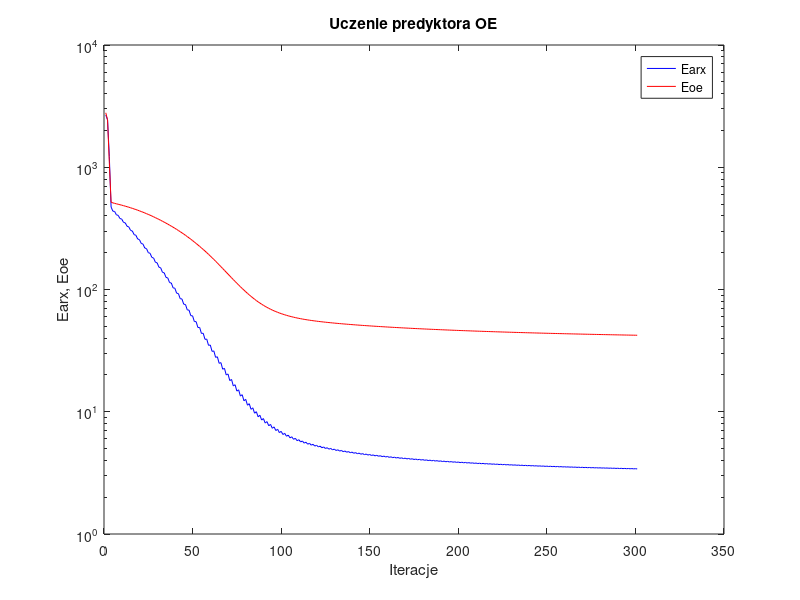
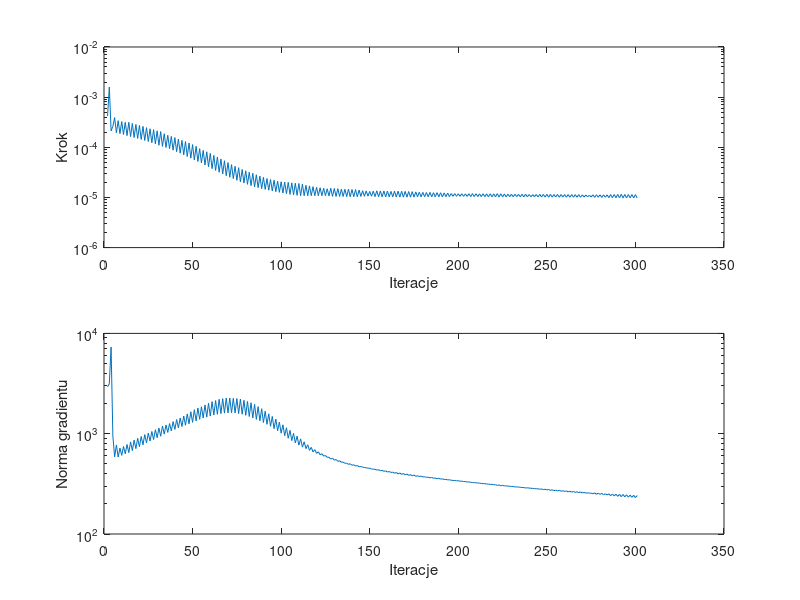

These charts were generated, in order, by the following MATLAB code:
%uczenie predyktora oe
clear all;
n=0; farx(n+1)=2.678801e+003; foe(n+1)=2.789803e+003; wspucz(n+1)=0.000000e+000; ng(n+1)=0.000000e+000;
n=1; farx(n+1)=2.444566e+003; foe(n+1)=2.440848e+003; krok(n+1)=4.187132e-004; ng(n+1)=2.935316e+003;
n=2; farx(n+1)=1.223289e+003; foe(n+1)=1.095232e+003; krok(n+1)=1.592864e-003; ng(n+1)=3.148078e+003;
n=3; farx(n+1)=4.731206e+002; foe(n+1)=5.184151e+002; krok(n+1)=2.125074e-004; ng(n+1)=7.311129e+003;
n=4; farx(n+1)=4.371772e+002; foe(n+1)=5.110453e+002; krok(n+1)=2.615174e-004; ng(n+1)=9.479804e+002;
n=5; farx(n+1)=4.348586e+002; foe(n+1)=5.066746e+002; krok(n+1)=3.910575e-004; ng(n+1)=5.874881e+002;
n=6; farx(n+1)=4.078631e+002; foe(n+1)=5.022706e+002; krok(n+1)=1.942746e-004; ng(n+1)=7.726471e+002;
n=7; farx(n+1)=4.044746e+002; foe(n+1)=4.981548e+002; krok(n+1)=3.395966e-004; ng(n+1)=5.852294e+002;
n=8; farx(n+1)=3.804528e+002; foe(n+1)=4.938156e+002; krok(n+1)=1.869282e-004; ng(n+1)=7.193151e+002;
n=9; farx(n+1)=3.770885e+002; foe(n+1)=4.895386e+002; krok(n+1)=3.255217e-004; ng(n+1)=6.085569e+002;
n=10; farx(n+1)=3.541873e+002; foe(n+1)=4.850395e+002; krok(n+1)=1.803354e-004; ng(n+1)=7.451362e+002;
n=11; farx(n+1)=3.507747e+002; foe(n+1)=4.805686e+002; krok(n+1)=3.151866e-004; ng(n+1)=6.315113e+002;
n=12; farx(n+1)=3.290884e+002; foe(n+1)=4.758571e+002; krok(n+1)=1.711903e-004; ng(n+1)=7.802520e+002;
n=13; farx(n+1)=3.252838e+002; foe(n+1)=4.710855e+002; krok(n+1)=3.149159e-004; ng(n+1)=6.475662e+002;
n=14; farx(n+1)=3.043865e+002; foe(n+1)=4.660820e+002; krok(n+1)=1.635393e-004; ng(n+1)=8.286556e+002;
n=15; farx(n+1)=3.008936e+002; foe(n+1)=4.611325e+002; krok(n+1)=2.986037e-004; ng(n+1)=6.780469e+002;
n=16; farx(n+1)=2.810624e+002; foe(n+1)=4.559246e+002; krok(n+1)=1.569397e-004; ng(n+1)=8.626491e+002;
n=17; farx(n+1)=2.777782e+002; foe(n+1)=4.507659e+002; krok(n+1)=2.852628e-004; ng(n+1)=7.094406e+002;
n=18; farx(n+1)=2.589690e+002; foe(n+1)=4.453478e+002; krok(n+1)=1.502858e-004; ng(n+1)=8.994537e+002;
n=19; farx(n+1)=2.559392e+002; foe(n+1)=4.399926e+002; krok(n+1)=2.720383e-004; ng(n+1)=7.420054e+002;
n=20; farx(n+1)=2.381577e+002; foe(n+1)=4.343703e+002; krok(n+1)=1.433605e-004; ng(n+1)=9.378681e+002;
n=21; farx(n+1)=2.353377e+002; foe(n+1)=4.288129e+002; krok(n+1)=2.608382e-004; ng(n+1)=7.741919e+002;
n=22; farx(n+1)=2.185025e+002; foe(n+1)=4.229825e+002; krok(n+1)=1.366331e-004; ng(n+1)=9.793266e+002;
n=23; farx(n+1)=2.159853e+002; foe(n+1)=4.172681e+002; krok(n+1)=2.461531e-004; ng(n+1)=8.095383e+002;
n=24; farx(n+1)=2.001716e+002; foe(n+1)=4.112991e+002; krok(n+1)=1.304575e-004; ng(n+1)=1.012480e+003;
n=25; farx(n+1)=1.979281e+002; foe(n+1)=4.054402e+002; krok(n+1)=2.337468e-004; ng(n+1)=8.446808e+002;
n=26; farx(n+1)=1.831347e+002; foe(n+1)=3.993215e+002; krok(n+1)=1.231773e-004; ng(n+1)=1.051789e+003;
n=27; farx(n+1)=1.809720e+002; foe(n+1)=3.932609e+002; krok(n+1)=2.247399e-004; ng(n+1)=8.741176e+002;
n=28; farx(n+1)=1.670780e+002; foe(n+1)=3.870099e+002; krok(n+1)=1.169035e-004; ng(n+1)=1.095283e+003;
n=29; farx(n+1)=1.652090e+002; foe(n+1)=3.808580e+002; krok(n+1)=2.125792e-004; ng(n+1)=9.114119e+002;
n=30; farx(n+1)=1.522520e+002; foe(n+1)=3.744906e+002; krok(n+1)=1.098766e-004; ng(n+1)=1.139314e+003;
n=31; farx(n+1)=1.504824e+002; foe(n+1)=3.681730e+002; krok(n+1)=2.057254e-004; ng(n+1)=9.431291e+002;
n=32; farx(n+1)=1.382036e+002; foe(n+1)=3.616490e+002; krok(n+1)=1.042068e-004; ng(n+1)=1.194060e+003;
n=33; farx(n+1)=1.368843e+002; foe(n+1)=3.553877e+002; krok(n+1)=1.864752e-004; ng(n+1)=9.902579e+002;
n=34; farx(n+1)=1.255506e+002; foe(n+1)=3.489157e+002; krok(n+1)=9.921626e-005; ng(n+1)=1.222350e+003;
n=35; farx(n+1)=1.244362e+002; foe(n+1)=3.426087e+002; krok(n+1)=1.736749e-004; ng(n+1)=1.028783e+003;
n=36; farx(n+1)=1.139445e+002; foe(n+1)=3.361482e+002; krok(n+1)=9.374630e-005; ng(n+1)=1.262808e+003;
n=37; farx(n+1)=1.129970e+002; foe(n+1)=3.297855e+002; krok(n+1)=1.647729e-004; ng(n+1)=1.065703e+003;
n=38; farx(n+1)=1.032058e+002; foe(n+1)=3.232532e+002; krok(n+1)=8.763108e-005; ng(n+1)=1.321022e+003;
n=39; farx(n+1)=1.024105e+002; foe(n+1)=3.168412e+002; krok(n+1)=1.562643e-004; ng(n+1)=1.102763e+003;
n=40; farx(n+1)=9.327681e+001; foe(n+1)=3.102409e+002; krok(n+1)=8.170121e-005; ng(n+1)=1.383140e+003;
n=41; farx(n+1)=9.262199e+001; foe(n+1)=3.037944e+002; krok(n+1)=1.461989e-004; ng(n+1)=1.140916e+003;
n=42; farx(n+1)=8.416639e+001; foe(n+1)=2.972010e+002; krok(n+1)=7.639254e-005; ng(n+1)=1.435902e+003;
n=43; farx(n+1)=8.365362e+001; foe(n+1)=2.907318e+002; krok(n+1)=1.376014e-004; ng(n+1)=1.179784e+003;
n=44; farx(n+1)=7.582062e+001; foe(n+1)=2.841036e+002; krok(n+1)=7.066590e-005; ng(n+1)=1.501964e+003;
n=45; farx(n+1)=7.538004e+001; foe(n+1)=2.775672e+002; krok(n+1)=1.300680e-004; ng(n+1)=1.214656e+003;
n=46; farx(n+1)=6.812310e+001; foe(n+1)=2.709262e+002; krok(n+1)=6.549403e-005; ng(n+1)=1.574837e+003;
n=47; farx(n+1)=6.780665e+001; foe(n+1)=2.643846e+002; krok(n+1)=1.218919e-004; ng(n+1)=1.254285e+003;
n=48; farx(n+1)=6.107761e+001; foe(n+1)=2.577323e+002; krok(n+1)=6.060680e-005; ng(n+1)=1.654909e+003;
n=49; farx(n+1)=6.089438e+001; foe(n+1)=2.512247e+002; krok(n+1)=1.131625e-004; ng(n+1)=1.298163e+003;
n=50; farx(n+1)=5.468808e+001; foe(n+1)=2.445987e+002; krok(n+1)=5.595815e-005; ng(n+1)=1.733192e+003;
n=51; farx(n+1)=5.459991e+001; foe(n+1)=2.381195e+002; krok(n+1)=1.046783e-004; ng(n+1)=1.339857e+003;
n=52; farx(n+1)=4.887149e+001; foe(n+1)=2.315732e+002; krok(n+1)=5.210339e-005; ng(n+1)=1.805131e+003;
n=53; farx(n+1)=4.893122e+001; foe(n+1)=2.252469e+002; krok(n+1)=9.374630e-005; ng(n+1)=1.390148e+003;
n=54; farx(n+1)=4.371886e+001; foe(n+1)=2.188901e+002; krok(n+1)=4.864980e-005; ng(n+1)=1.855031e+003;
n=55; farx(n+1)=4.388827e+001; foe(n+1)=2.126847e+002; krok(n+1)=8.669030e-005; ng(n+1)=1.435300e+003;
n=56; farx(n+1)=3.911635e+001; foe(n+1)=2.063959e+002; krok(n+1)=4.439098e-005; ng(n+1)=1.935874e+003;
n=57; farx(n+1)=3.929482e+001; foe(n+1)=2.002185e+002; krok(n+1)=8.136607e-005; ng(n+1)=1.464141e+003;
n=58; farx(n+1)=3.493359e+001; foe(n+1)=1.940522e+002; krok(n+1)=4.073759e-005; ng(n+1)=2.012304e+003;
n=59; farx(n+1)=3.515963e+001; foe(n+1)=1.880010e+002; krok(n+1)=7.547877e-005; ng(n+1)=1.498405e+003;
n=60; farx(n+1)=3.117232e+001; foe(n+1)=1.819898e+002; krok(n+1)=3.751011e-005; ng(n+1)=2.086752e+003;
n=61; farx(n+1)=3.145791e+001; foe(n+1)=1.761505e+002; krok(n+1)=6.888194e-005; ng(n+1)=1.535911e+003;
n=62; farx(n+1)=2.785444e+001; foe(n+1)=1.703717e+002; krok(n+1)=3.452947e-005; ng(n+1)=2.140771e+003;
n=63; farx(n+1)=2.816821e+001; foe(n+1)=1.647271e+002; krok(n+1)=6.409618e-005; ng(n+1)=1.561696e+003;
n=64; farx(n+1)=2.488914e+001; foe(n+1)=1.591593e+002; krok(n+1)=3.175337e-005; ng(n+1)=2.204016e+003;
n=65; farx(n+1)=2.523427e+001; foe(n+1)=1.537880e+002; krok(n+1)=5.856871e-005; ng(n+1)=1.585495e+003;
n=66; farx(n+1)=2.228595e+001; foe(n+1)=1.485235e+002; krok(n+1)=2.936505e-005; ng(n+1)=2.235901e+003;
n=67; farx(n+1)=2.264937e+001; foe(n+1)=1.434419e+002; krok(n+1)=5.400102e-005; ng(n+1)=1.602990e+003;
n=68; farx(n+1)=1.999602e+001; foe(n+1)=1.384831e+002; krok(n+1)=2.714975e-005; ng(n+1)=2.264014e+003;
n=69; farx(n+1)=2.036849e+001; foe(n+1)=1.337228e+002; krok(n+1)=4.963293e-005; ng(n+1)=1.612474e+003;
n=70; farx(n+1)=1.798616e+001; foe(n+1)=1.291110e+002; krok(n+1)=2.531441e-005; ng(n+1)=2.270612e+003;
n=71; farx(n+1)=1.837159e+001; foe(n+1)=1.247263e+002; krok(n+1)=4.508384e-005; ng(n+1)=1.618977e+003;
n=72; farx(n+1)=1.625097e+001; foe(n+1)=1.204973e+002; krok(n+1)=2.369246e-005; ng(n+1)=2.251194e+003;
n=73; farx(n+1)=1.664033e+001; foe(n+1)=1.164721e+002; krok(n+1)=4.184295e-005; ng(n+1)=1.611635e+003;
n=74; farx(n+1)=1.474655e+001; foe(n+1)=1.125804e+002; krok(n+1)=2.198334e-005; ng(n+1)=2.241572e+003;
n=75; farx(n+1)=1.511908e+001; foe(n+1)=1.088878e+002; krok(n+1)=3.923630e-005; ng(n+1)=1.587481e+003;
n=76; farx(n+1)=1.342661e+001; foe(n+1)=1.053440e+002; krok(n+1)=2.058283e-005; ng(n+1)=2.214536e+003;
n=77; farx(n+1)=1.378782e+001; foe(n+1)=1.020206e+002; krok(n+1)=3.609728e-005; ng(n+1)=1.564603e+003;
n=78; farx(n+1)=1.229818e+001; foe(n+1)=9.885364e+001; krok(n+1)=1.934393e-005; ng(n+1)=2.153288e+003;
n=79; farx(n+1)=1.263538e+001; foe(n+1)=9.585418e+001; krok(n+1)=3.400119e-005; ng(n+1)=1.524579e+003;
n=80; farx(n+1)=1.131226e+001; foe(n+1)=9.302469e+001; krok(n+1)=1.825798e-005; ng(n+1)=2.096908e+003;
n=81; farx(n+1)=1.163726e+001; foe(n+1)=9.036559e+001; krok(n+1)=3.185663e-005; ng(n+1)=1.483874e+003;
n=82; farx(n+1)=1.046700e+001; foe(n+1)=8.785127e+001; krok(n+1)=1.718695e-005; ng(n+1)=2.033993e+003;
n=83; farx(n+1)=1.076930e+001; foe(n+1)=8.548997e+001; krok(n+1)=3.030340e-005; ng(n+1)=1.435280e+003;
n=84; farx(n+1)=9.731642e+000; foe(n+1)=8.326723e+001; krok(n+1)=1.625776e-005; ng(n+1)=1.964422e+003;
n=85; farx(n+1)=1.000962e+001; foe(n+1)=8.119473e+001; krok(n+1)=2.832743e-005; ng(n+1)=1.387812e+003;
n=86; farx(n+1)=9.095733e+000; foe(n+1)=7.926821e+001; krok(n+1)=1.565988e-005; ng(n+1)=1.862676e+003;
n=87; farx(n+1)=9.361983e+000; foe(n+1)=7.747382e+001; krok(n+1)=2.663711e-005; ng(n+1)=1.344032e+003;
n=88; farx(n+1)=8.552502e+000; foe(n+1)=7.579169e+001; krok(n+1)=1.496279e-005; ng(n+1)=1.775897e+003;
n=89; farx(n+1)=8.797772e+000; foe(n+1)=7.423145e+001; krok(n+1)=2.519594e-005; ng(n+1)=1.291357e+003;
n=90; farx(n+1)=8.081672e+000; foe(n+1)=7.277626e+001; krok(n+1)=1.444886e-005; ng(n+1)=1.676202e+003;
n=91; farx(n+1)=8.310617e+000; foe(n+1)=7.142951e+001; krok(n+1)=2.382783e-005; ng(n+1)=1.240659e+003;
n=92; farx(n+1)=7.676502e+000; foe(n+1)=7.017083e+001; krok(n+1)=1.395478e-005; ng(n+1)=1.578585e+003;
n=93; farx(n+1)=7.888213e+000; foe(n+1)=6.900576e+001; krok(n+1)=2.277170e-005; ng(n+1)=1.185290e+003;
n=94; farx(n+1)=7.327110e+000; foe(n+1)=6.791551e+001; krok(n+1)=1.342816e-005; ng(n+1)=1.485373e+003;
n=95; farx(n+1)=7.519323e+000; foe(n+1)=6.690101e+001; krok(n+1)=2.208984e-005; ng(n+1)=1.123136e+003;
n=96; farx(n+1)=7.017734e+000; foe(n+1)=6.595497e+001; krok(n+1)=1.302585e-005; ng(n+1)=1.396952e+003;
n=97; farx(n+1)=7.195477e+000; foe(n+1)=6.508006e+001; krok(n+1)=2.109655e-005; ng(n+1)=1.069815e+003;
n=98; farx(n+1)=6.749851e+000; foe(n+1)=6.426260e+001; krok(n+1)=1.266631e-005; ng(n+1)=1.303431e+003;
n=99; farx(n+1)=6.913458e+000; foe(n+1)=6.350175e+001; krok(n+1)=2.058283e-005; ng(n+1)=1.012553e+003;
n=100; farx(n+1)=6.514968e+000; foe(n+1)=6.278796e+001; krok(n+1)=1.221743e-005; ng(n+1)=1.225128e+003;
n=101; farx(n+1)=6.662757e+000; foe(n+1)=6.212092e+001; krok(n+1)=2.020969e-005; ng(n+1)=9.541465e+002;
n=102; farx(n+1)=6.305750e+000; foe(n+1)=6.149803e+001; krok(n+1)=1.185899e-005; ng(n+1)=1.146265e+003;
n=103; farx(n+1)=6.441668e+000; foe(n+1)=6.091280e+001; krok(n+1)=1.999909e-005; ng(n+1)=9.007570e+002;
n=104; farx(n+1)=6.118311e+000; foe(n+1)=6.036350e+001; krok(n+1)=1.149974e-005; ng(n+1)=1.079436e+003;
n=105; farx(n+1)=6.242628e+000; foe(n+1)=5.984931e+001; krok(n+1)=1.954543e-005; ng(n+1)=8.530985e+002;
n=106; farx(n+1)=5.950758e+000; foe(n+1)=5.936757e+001; krok(n+1)=1.127096e-005; ng(n+1)=1.007034e+003;
n=107; farx(n+1)=6.066202e+000; foe(n+1)=5.891434e+001; krok(n+1)=1.920018e-005; ng(n+1)=8.101800e+002;
n=108; farx(n+1)=5.801007e+000; foe(n+1)=5.848737e+001; krok(n+1)=1.101046e-005; ng(n+1)=9.445688e+002;
n=109; farx(n+1)=5.908013e+000; foe(n+1)=5.808422e+001; krok(n+1)=1.899564e-005; ng(n+1)=7.689044e+002;
n=110; farx(n+1)=5.664256e+000; foe(n+1)=5.770298e+001; krok(n+1)=1.083629e-005; ng(n+1)=8.877034e+002;
n=111; farx(n+1)=5.764539e+000; foe(n+1)=5.734555e+001; krok(n+1)=1.836951e-005; ng(n+1)=7.357597e+002;
n=112; farx(n+1)=5.540160e+000; foe(n+1)=5.700655e+001; krok(n+1)=1.083629e-005; ng(n+1)=8.303608e+002;
n=113; farx(n+1)=5.635641e+000; foe(n+1)=5.668971e+001; krok(n+1)=1.747813e-005; ng(n+1)=7.095028e+002;
n=114; farx(n+1)=5.430228e+000; foe(n+1)=5.638736e+001; krok(n+1)=1.083629e-005; ng(n+1)=7.758917e+002;
n=115; farx(n+1)=5.520363e+000; foe(n+1)=5.610146e+001; krok(n+1)=1.696382e-005; ng(n+1)=6.819852e+002;
n=116; farx(n+1)=5.329879e+000; foe(n+1)=5.582802e+001; krok(n+1)=1.083629e-005; ng(n+1)=7.311504e+002;
n=117; farx(n+1)=5.415863e+000; foe(n+1)=5.556876e+001; krok(n+1)=1.641052e-005; ng(n+1)=6.586578e+002;
n=118; farx(n+1)=5.238736e+000; foe(n+1)=5.531962e+001; krok(n+1)=1.083629e-005; ng(n+1)=6.937881e+002;
n=119; farx(n+1)=5.320733e+000; foe(n+1)=5.508219e+001; krok(n+1)=1.596631e-005; ng(n+1)=6.366210e+002;
n=120; farx(n+1)=5.155177e+000; foe(n+1)=5.485331e+001; krok(n+1)=1.083629e-005; ng(n+1)=6.603545e+002;
n=121; farx(n+1)=5.233697e+000; foe(n+1)=5.463422e+001; krok(n+1)=1.558957e-005; ng(n+1)=6.163393e+002;
n=122; farx(n+1)=5.078098e+000; foe(n+1)=5.442230e+001; krok(n+1)=1.083629e-005; ng(n+1)=6.315823e+002;
n=123; farx(n+1)=5.153537e+000; foe(n+1)=5.421885e+001; krok(n+1)=1.523649e-005; ng(n+1)=5.983462e+002;
n=124; farx(n+1)=5.006854e+000; foe(n+1)=5.402142e+001; krok(n+1)=1.083629e-005; ng(n+1)=6.062245e+002;
n=125; farx(n+1)=5.079231e+000; foe(n+1)=5.383122e+001; krok(n+1)=1.489745e-005; ng(n+1)=5.817639e+002;
n=126; farx(n+1)=4.942591e+000; foe(n+1)=5.364646e+001; krok(n+1)=1.069939e-005; ng(n+1)=5.823699e+002;
n=127; farx(n+1)=5.011728e+000; foe(n+1)=5.346555e+001; krok(n+1)=1.526516e-005; ng(n+1)=5.592353e+002;
n=128; farx(n+1)=4.880196e+000; foe(n+1)=5.328929e+001; krok(n+1)=1.051860e-005; ng(n+1)=5.700749e+002;
n=129; farx(n+1)=4.946938e+000; foe(n+1)=5.311842e+001; krok(n+1)=1.506057e-005; ng(n+1)=5.446844e+002;
n=130; farx(n+1)=4.822113e+000; foe(n+1)=5.295159e+001; krok(n+1)=1.046329e-005; ng(n+1)=5.525650e+002;
n=131; farx(n+1)=4.886433e+000; foe(n+1)=5.278914e+001; krok(n+1)=1.496592e-005; ng(n+1)=5.299467e+002;
n=132; farx(n+1)=4.766755e+000; foe(n+1)=5.263040e+001; krok(n+1)=1.046074e-005; ng(n+1)=5.373712e+002;
n=133; farx(n+1)=4.829299e+000; foe(n+1)=5.247623e+001; krok(n+1)=1.465430e-005; ng(n+1)=5.194422e+002;
n=134; farx(n+1)=4.715497e+000; foe(n+1)=5.232523e+001; krok(n+1)=1.044207e-005; ng(n+1)=5.214678e+002;
n=135; farx(n+1)=4.775768e+000; foe(n+1)=5.217762e+001; krok(n+1)=1.453926e-005; ng(n+1)=5.066825e+002;
n=136; farx(n+1)=4.667183e+000; foe(n+1)=5.203326e+001; krok(n+1)=1.039083e-005; ng(n+1)=5.086576e+002;
n=137; farx(n+1)=4.726090e+000; foe(n+1)=5.189142e+001; krok(n+1)=1.466008e-005; ng(n+1)=4.943647e+002;
n=138; farx(n+1)=4.620731e+000; foe(n+1)=5.175192e+001; krok(n+1)=1.029142e-005; ng(n+1)=5.012292e+002;
n=139; farx(n+1)=4.677726e+000; foe(n+1)=5.161589e+001; krok(n+1)=1.438760e-005; ng(n+1)=4.852085e+002;
n=140; farx(n+1)=4.577063e+000; foe(n+1)=5.148238e+001; krok(n+1)=1.031835e-005; ng(n+1)=4.895784e+002;
n=141; farx(n+1)=4.632661e+000; foe(n+1)=5.135138e+001; krok(n+1)=1.433996e-005; ng(n+1)=4.755825e+002;
n=142; farx(n+1)=4.535278e+000; foe(n+1)=5.122248e+001; krok(n+1)=1.029142e-005; ng(n+1)=4.817877e+002;
n=143; farx(n+1)=4.589045e+000; foe(n+1)=5.109636e+001; krok(n+1)=1.404624e-005; ng(n+1)=4.678082e+002;
n=144; farx(n+1)=4.494892e+000; foe(n+1)=5.097265e+001; krok(n+1)=1.046074e-005; ng(n+1)=4.707972e+002;
n=145; farx(n+1)=4.547823e+000; foe(n+1)=5.085169e+001; krok(n+1)=1.361415e-005; ng(n+1)=4.644465e+002;
n=146; farx(n+1)=4.457341e+000; foe(n+1)=5.073264e+001; krok(n+1)=1.054828e-005; ng(n+1)=4.604947e+002;
n=147; farx(n+1)=4.509095e+000; foe(n+1)=5.061575e+001; krok(n+1)=1.346311e-005; ng(n+1)=4.578060e+002;
n=148; farx(n+1)=4.421179e+000; foe(n+1)=5.050057e+001; krok(n+1)=1.061240e-005; ng(n+1)=4.529321e+002;
n=149; farx(n+1)=4.471911e+000; foe(n+1)=5.038769e+001; krok(n+1)=1.318762e-005; ng(n+1)=4.533278e+002;
n=150; farx(n+1)=4.387800e+000; foe(n+1)=5.027632e+001; krok(n+1)=1.057446e-005; ng(n+1)=4.446455e+002;
n=151; farx(n+1)=4.437249e+000; foe(n+1)=5.016642e+001; krok(n+1)=1.338477e-005; ng(n+1)=4.432667e+002;
n=152; farx(n+1)=4.355661e+000; foe(n+1)=5.005783e+001; krok(n+1)=1.039083e-005; ng(n+1)=4.412130e+002;
n=153; farx(n+1)=4.403813e+000; foe(n+1)=4.995071e+001; krok(n+1)=1.356957e-005; ng(n+1)=4.336571e+002;
n=154; farx(n+1)=4.324200e+000; foe(n+1)=4.984477e+001; krok(n+1)=1.029142e-005; ng(n+1)=4.375889e+002;
n=155; farx(n+1)=4.371102e+000; foe(n+1)=4.974068e+001; krok(n+1)=1.349208e-005; ng(n+1)=4.271439e+002;
n=156; farx(n+1)=4.293930e+000; foe(n+1)=4.963781e+001; krok(n+1)=1.029142e-005; ng(n+1)=4.313517e+002;
n=157; farx(n+1)=4.339877e+000; foe(n+1)=4.953666e+001; krok(n+1)=1.344676e-005; ng(n+1)=4.213246e+002;
n=158; farx(n+1)=4.265028e+000; foe(n+1)=4.943653e+001; krok(n+1)=1.023758e-005; ng(n+1)=4.261775e+002;
n=159; farx(n+1)=4.309593e+000; foe(n+1)=4.933800e+001; krok(n+1)=1.338683e-005; ng(n+1)=4.146256e+002;
n=160; farx(n+1)=4.236756e+000; foe(n+1)=4.924071e+001; krok(n+1)=1.029142e-005; ng(n+1)=4.200056e+002;
n=161; farx(n+1)=4.280511e+000; foe(n+1)=4.914507e+001; krok(n+1)=1.321254e-005; ng(n+1)=4.109223e+002;
n=162; farx(n+1)=4.210294e+000; foe(n+1)=4.905048e+001; krok(n+1)=1.023989e-005; ng(n+1)=4.140303e+002;
n=163; farx(n+1)=4.252928e+000; foe(n+1)=4.895701e+001; krok(n+1)=1.335600e-005; ng(n+1)=4.031896e+002;
n=164; farx(n+1)=4.184373e+000; foe(n+1)=4.886458e+001; krok(n+1)=1.015968e-005; ng(n+1)=4.106142e+002;
n=165; farx(n+1)=4.225981e+000; foe(n+1)=4.877346e+001; krok(n+1)=1.332607e-005; ng(n+1)=3.976437e+002;
n=166; farx(n+1)=4.159242e+000; foe(n+1)=4.868338e+001; krok(n+1)=1.015216e-005; ng(n+1)=4.057261e+002;
n=167; farx(n+1)=4.200043e+000; foe(n+1)=4.859462e+001; krok(n+1)=1.328171e-005; ng(n+1)=3.930195e+002;
n=168; farx(n+1)=4.135016e+000; foe(n+1)=4.850675e+001; krok(n+1)=1.013046e-005; ng(n+1)=4.013082e+002;
n=169; farx(n+1)=4.174878e+000; foe(n+1)=4.842022e+001; krok(n+1)=1.321254e-005; ng(n+1)=3.883502e+002;
n=170; farx(n+1)=4.111620e+000; foe(n+1)=4.833458e+001; krok(n+1)=1.013046e-005; ng(n+1)=3.965772e+002;
n=171; farx(n+1)=4.150505e+000; foe(n+1)=4.825020e+001; krok(n+1)=1.312268e-005; ng(n+1)=3.838457e+002;
n=172; farx(n+1)=4.088975e+000; foe(n+1)=4.816676e+001; krok(n+1)=1.015216e-005; ng(n+1)=3.915663e+002;
n=173; farx(n+1)=4.127083e+000; foe(n+1)=4.808449e+001; krok(n+1)=1.306000e-005; ng(n+1)=3.797872e+002;
n=174; farx(n+1)=4.067155e+000; foe(n+1)=4.800306e+001; krok(n+1)=1.013760e-005; ng(n+1)=3.875079e+002;
n=175; farx(n+1)=4.104067e+000; foe(n+1)=4.792275e+001; krok(n+1)=1.290553e-005; ng(n+1)=3.753400e+002;
n=176; farx(n+1)=4.045548e+000; foe(n+1)=4.784356e+001; krok(n+1)=1.029142e-005; ng(n+1)=3.814003e+002;
n=177; farx(n+1)=4.082198e+000; foe(n+1)=4.776551e+001; krok(n+1)=1.270754e-005; ng(n+1)=3.745561e+002;
n=178; farx(n+1)=4.025152e+000; foe(n+1)=4.768819e+001; krok(n+1)=1.029142e-005; ng(n+1)=3.773760e+002;
n=179; farx(n+1)=4.060855e+000; foe(n+1)=4.761197e+001; krok(n+1)=1.259797e-005; ng(n+1)=3.706045e+002;
n=180; farx(n+1)=4.005311e+000; foe(n+1)=4.753657e+001; krok(n+1)=1.034570e-005; ng(n+1)=3.724378e+002;
n=181; farx(n+1)=4.040419e+000; foe(n+1)=4.746217e+001; krok(n+1)=1.253880e-005; ng(n+1)=3.674030e+002;
n=182; farx(n+1)=3.986321e+000; foe(n+1)=4.738847e+001; krok(n+1)=1.030147e-005; ng(n+1)=3.689937e+002;
n=183; farx(n+1)=4.020698e+000; foe(n+1)=4.731568e+001; krok(n+1)=1.259177e-005; ng(n+1)=3.625856e+002;
n=184; farx(n+1)=3.967576e+000; foe(n+1)=4.724353e+001; krok(n+1)=1.029142e-005; ng(n+1)=3.663269e+002;
n=185; farx(n+1)=4.001261e+000; foe(n+1)=4.717247e+001; krok(n+1)=1.245057e-005; ng(n+1)=3.599777e+002;
n=186; farx(n+1)=3.949711e+000; foe(n+1)=4.710205e+001; krok(n+1)=1.028980e-005; ng(n+1)=3.618025e+002;
n=187; farx(n+1)=3.982615e+000; foe(n+1)=4.703248e+001; krok(n+1)=1.248150e-005; ng(n+1)=3.552609e+002;
n=188; farx(n+1)=3.932084e+000; foe(n+1)=4.696357e+001; krok(n+1)=1.029142e-005; ng(n+1)=3.587638e+002;
n=189; farx(n+1)=3.964431e+000; foe(n+1)=4.689560e+001; krok(n+1)=1.240203e-005; ng(n+1)=3.525595e+002;
n=190; farx(n+1)=3.915071e+000; foe(n+1)=4.682821e+001; krok(n+1)=1.029142e-005; ng(n+1)=3.552753e+002;
n=191; farx(n+1)=3.946596e+000; foe(n+1)=4.676173e+001; krok(n+1)=1.229246e-005; ng(n+1)=3.492778e+002;
n=192; farx(n+1)=3.898507e+000; foe(n+1)=4.669591e+001; krok(n+1)=1.034570e-005; ng(n+1)=3.508628e+002;
n=193; farx(n+1)=3.929411e+000; foe(n+1)=4.663090e+001; krok(n+1)=1.221743e-005; ng(n+1)=3.463858e+002;
n=194; farx(n+1)=3.882328e+000; foe(n+1)=4.656653e+001; krok(n+1)=1.038706e-005; ng(n+1)=3.472941e+002;
n=195; farx(n+1)=3.912338e+000; foe(n+1)=4.650298e+001; krok(n+1)=1.197415e-005; ng(n+1)=3.441076e+002;
n=196; farx(n+1)=3.866569e+000; foe(n+1)=4.644018e+001; krok(n+1)=1.055114e-005; ng(n+1)=3.415001e+002;
n=197; farx(n+1)=3.896295e+000; foe(n+1)=4.637805e+001; krok(n+1)=1.191521e-005; ng(n+1)=3.422758e+002;
n=198; farx(n+1)=3.851311e+000; foe(n+1)=4.631652e+001; krok(n+1)=1.054828e-005; ng(n+1)=3.390004e+002;
n=199; farx(n+1)=3.880598e+000; foe(n+1)=4.625573e+001; krok(n+1)=1.184623e-005; ng(n+1)=3.400405e+002;
n=200; farx(n+1)=3.836635e+000; foe(n+1)=4.619546e+001; krok(n+1)=1.052881e-005; ng(n+1)=3.360170e+002;
n=201; farx(n+1)=3.865351e+000; foe(n+1)=4.613591e+001; krok(n+1)=1.184623e-005; ng(n+1)=3.367191e+002;
n=202; farx(n+1)=3.822288e+000; foe(n+1)=4.607686e+001; krok(n+1)=1.051121e-005; ng(n+1)=3.333096e+002;
n=203; farx(n+1)=3.850432e+000; foe(n+1)=4.601852e+001; krok(n+1)=1.180191e-005; ng(n+1)=3.338036e+002;
n=204; farx(n+1)=3.808435e+000; foe(n+1)=4.596068e+001; krok(n+1)=1.048504e-005; ng(n+1)=3.301974e+002;
n=205; farx(n+1)=3.836016e+000; foe(n+1)=4.590347e+001; krok(n+1)=1.184623e-005; ng(n+1)=3.301245e+002;
n=206; farx(n+1)=3.795040e+000; foe(n+1)=4.584675e+001; krok(n+1)=1.039083e-005; ng(n+1)=3.278970e+002;
n=207; farx(n+1)=3.821974e+000; foe(n+1)=4.579061e+001; krok(n+1)=1.194000e-005; ng(n+1)=3.257156e+002;
n=208; farx(n+1)=3.781609e+000; foe(n+1)=4.573496e+001; krok(n+1)=1.038706e-005; ng(n+1)=3.257636e+002;
n=209; farx(n+1)=3.808145e+000; foe(n+1)=4.567999e+001; krok(n+1)=1.184623e-005; ng(n+1)=3.238981e+002;
n=210; farx(n+1)=3.768684e+000; foe(n+1)=4.562546e+001; krok(n+1)=1.038706e-005; ng(n+1)=3.227258e+002;
n=211; farx(n+1)=3.794614e+000; foe(n+1)=4.557156e+001; krok(n+1)=1.178746e-005; ng(n+1)=3.209961e+002;
n=212; farx(n+1)=3.756134e+000; foe(n+1)=4.551814e+001; krok(n+1)=1.039083e-005; ng(n+1)=3.193961e+002;
n=213; farx(n+1)=3.781649e+000; foe(n+1)=4.546527e+001; krok(n+1)=1.184623e-005; ng(n+1)=3.177919e+002;
n=214; farx(n+1)=3.743798e+000; foe(n+1)=4.541281e+001; krok(n+1)=1.034200e-005; ng(n+1)=3.176152e+002;
n=215; farx(n+1)=3.768834e+000; foe(n+1)=4.536096e+001; krok(n+1)=1.180191e-005; ng(n+1)=3.152444e+002;
n=216; farx(n+1)=3.731871e+000; foe(n+1)=4.530953e+001; krok(n+1)=1.031835e-005; ng(n+1)=3.147754e+002;
n=217; farx(n+1)=3.756434e+000; foe(n+1)=4.525864e+001; krok(n+1)=1.184623e-005; ng(n+1)=3.119614e+002;
n=218; farx(n+1)=3.720112e+000; foe(n+1)=4.520815e+001; krok(n+1)=1.029142e-005; ng(n+1)=3.126895e+002;
n=219; farx(n+1)=3.744233e+000; foe(n+1)=4.515823e+001; krok(n+1)=1.180191e-005; ng(n+1)=3.095672e+002;
n=220; farx(n+1)=3.708832e+000; foe(n+1)=4.510870e+001; krok(n+1)=1.023989e-005; ng(n+1)=3.099693e+002;
n=221; farx(n+1)=3.732480e+000; foe(n+1)=4.505964e+001; krok(n+1)=1.191391e-005; ng(n+1)=3.057268e+002;
n=222; farx(n+1)=3.697666e+000; foe(n+1)=4.501096e+001; krok(n+1)=1.017255e-005; ng(n+1)=3.084056e+002;
n=223; farx(n+1)=3.720762e+000; foe(n+1)=4.496280e+001; krok(n+1)=1.185899e-005; ng(n+1)=3.029735e+002;
n=224; farx(n+1)=3.686609e+000; foe(n+1)=4.491507e+001; krok(n+1)=1.023758e-005; ng(n+1)=3.052559e+002;
n=225; farx(n+1)=3.709372e+000; foe(n+1)=4.486786e+001; krok(n+1)=1.175619e-005; ng(n+1)=3.015017e+002;
n=226; farx(n+1)=3.675816e+000; foe(n+1)=4.482104e+001; krok(n+1)=1.029142e-005; ng(n+1)=3.024176e+002;
n=227; farx(n+1)=3.698181e+000; foe(n+1)=4.477474e+001; krok(n+1)=1.161523e-005; ng(n+1)=3.000945e+002;
n=228; farx(n+1)=3.665341e+000; foe(n+1)=4.472882e+001; krok(n+1)=1.035782e-005; ng(n+1)=2.990774e+002;
n=229; farx(n+1)=3.687404e+000; foe(n+1)=4.468338e+001; krok(n+1)=1.157184e-005; ng(n+1)=2.982697e+002;
n=230; farx(n+1)=3.655256e+000; foe(n+1)=4.463829e+001; krok(n+1)=1.031835e-005; ng(n+1)=2.968906e+002;
n=231; farx(n+1)=3.676796e+000; foe(n+1)=4.459364e+001; krok(n+1)=1.155324e-005; ng(n+1)=2.952936e+002;
n=232; farx(n+1)=3.645169e+000; foe(n+1)=4.454937e+001; krok(n+1)=1.038706e-005; ng(n+1)=2.942066e+002;
n=233; farx(n+1)=3.666526e+000; foe(n+1)=4.450556e+001; krok(n+1)=1.148266e-005; ng(n+1)=2.942236e+002;
n=234; farx(n+1)=3.635605e+000; foe(n+1)=4.446206e+001; krok(n+1)=1.031835e-005; ng(n+1)=2.922419e+002;
n=235; farx(n+1)=3.656509e+000; foe(n+1)=4.441897e+001; krok(n+1)=1.155377e-005; ng(n+1)=2.907806e+002;
n=236; farx(n+1)=3.626238e+000; foe(n+1)=4.437621e+001; krok(n+1)=1.023989e-005; ng(n+1)=2.905354e+002;
n=237; farx(n+1)=3.646691e+000; foe(n+1)=4.433382e+001; krok(n+1)=1.161523e-005; ng(n+1)=2.874376e+002;
n=238; farx(n+1)=3.616726e+000; foe(n+1)=4.429179e+001; krok(n+1)=1.029142e-005; ng(n+1)=2.889064e+002;
n=239; farx(n+1)=3.636919e+000; foe(n+1)=4.425021e+001; krok(n+1)=1.142512e-005; ng(n+1)=2.870249e+002;
n=240; farx(n+1)=3.607609e+000; foe(n+1)=4.420894e+001; krok(n+1)=1.035782e-005; ng(n+1)=2.855770e+002;
n=241; farx(n+1)=3.627463e+000; foe(n+1)=4.416809e+001; krok(n+1)=1.136531e-005; ng(n+1)=2.851840e+002;
n=242; farx(n+1)=3.598808e+000; foe(n+1)=4.412754e+001; krok(n+1)=1.033992e-005; ng(n+1)=2.832312e+002;
n=243; farx(n+1)=3.618363e+000; foe(n+1)=4.408735e+001; krok(n+1)=1.144248e-005; ng(n+1)=2.823665e+002;
n=244; farx(n+1)=3.590227e+000; foe(n+1)=4.404745e+001; krok(n+1)=1.023989e-005; ng(n+1)=2.824496e+002;
n=245; farx(n+1)=3.609445e+000; foe(n+1)=4.400789e+001; krok(n+1)=1.153689e-005; ng(n+1)=2.792600e+002;
n=246; farx(n+1)=3.581710e+000; foe(n+1)=4.396861e+001; krok(n+1)=1.018462e-005; ng(n+1)=2.816369e+002;
n=247; farx(n+1)=3.600573e+000; foe(n+1)=4.392970e+001; krok(n+1)=1.149974e-005; ng(n+1)=2.771448e+002;
n=248; farx(n+1)=3.573393e+000; foe(n+1)=4.389109e+001; krok(n+1)=1.018440e-005; ng(n+1)=2.794054e+002;
n=249; farx(n+1)=3.592001e+000; foe(n+1)=4.385282e+001; krok(n+1)=1.153689e-005; ng(n+1)=2.748923e+002;
n=250; farx(n+1)=3.565319e+000; foe(n+1)=4.381480e+001; krok(n+1)=1.010485e-005; ng(n+1)=2.783543e+002;
n=251; farx(n+1)=3.583502e+000; foe(n+1)=4.377712e+001; krok(n+1)=1.155324e-005; ng(n+1)=2.720070e+002;
n=252; farx(n+1)=3.557209e+000; foe(n+1)=4.373974e+001; krok(n+1)=1.015216e-005; ng(n+1)=2.762692e+002;
n=253; farx(n+1)=3.575130e+000; foe(n+1)=4.370270e+001; krok(n+1)=1.143043e-005; ng(n+1)=2.709902e+002;
n=254; farx(n+1)=3.549379e+000; foe(n+1)=4.366596e+001; krok(n+1)=1.018440e-005; ng(n+1)=2.736117e+002;
n=255; farx(n+1)=3.567131e+000; foe(n+1)=4.362952e+001; krok(n+1)=1.148266e-005; ng(n+1)=2.690436e+002;
n=256; farx(n+1)=3.541752e+000; foe(n+1)=4.359331e+001; krok(n+1)=1.010255e-005; ng(n+1)=2.730853e+002;
n=257; farx(n+1)=3.559079e+000; foe(n+1)=4.355743e+001; krok(n+1)=1.143043e-005; ng(n+1)=2.666759e+002;
n=258; farx(n+1)=3.534169e+000; foe(n+1)=4.352184e+001; krok(n+1)=1.017076e-005; ng(n+1)=2.703002e+002;
n=259; farx(n+1)=3.551352e+000; foe(n+1)=4.348655e+001; krok(n+1)=1.141354e-005; ng(n+1)=2.653999e+002;
n=260; farx(n+1)=3.526876e+000; foe(n+1)=4.345149e+001; krok(n+1)=1.010485e-005; ng(n+1)=2.692120e+002;
n=261; farx(n+1)=3.543710e+000; foe(n+1)=4.341673e+001; krok(n+1)=1.143043e-005; ng(n+1)=2.628548e+002;
n=262; farx(n+1)=3.519649e+000; foe(n+1)=4.338222e+001; krok(n+1)=1.010485e-005; ng(n+1)=2.674292e+002;
n=263; farx(n+1)=3.536254e+000; foe(n+1)=4.334799e+001; krok(n+1)=1.142512e-005; ng(n+1)=2.610714e+002;
n=264; farx(n+1)=3.512534e+000; foe(n+1)=4.331400e+001; krok(n+1)=1.010255e-005; ng(n+1)=2.660127e+002;
n=265; farx(n+1)=3.528918e+000; foe(n+1)=4.328031e+001; krok(n+1)=1.138437e-005; ng(n+1)=2.596041e+002;
n=266; farx(n+1)=3.505588e+000; foe(n+1)=4.324684e+001; krok(n+1)=1.010255e-005; ng(n+1)=2.643015e+002;
n=267; farx(n+1)=3.521767e+000; foe(n+1)=4.321367e+001; krok(n+1)=1.138585e-005; ng(n+1)=2.578940e+002;
n=268; farx(n+1)=3.498752e+000; foe(n+1)=4.318069e+001; krok(n+1)=1.009346e-005; ng(n+1)=2.630553e+002;
n=269; farx(n+1)=3.514604e+000; foe(n+1)=4.314803e+001; krok(n+1)=1.127096e-005; ng(n+1)=2.564552e+002;
n=270; farx(n+1)=3.492014e+000; foe(n+1)=4.311559e+001; krok(n+1)=1.018462e-005; ng(n+1)=2.601137e+002;
n=271; farx(n+1)=3.507619e+000; foe(n+1)=4.308343e+001; krok(n+1)=1.115447e-005; ng(n+1)=2.554365e+002;
n=272; farx(n+1)=3.485350e+000; foe(n+1)=4.305151e+001; krok(n+1)=1.029142e-005; ng(n+1)=2.575499e+002;
n=273; farx(n+1)=3.500834e+000; foe(n+1)=4.301986e+001; krok(n+1)=1.104492e-005; ng(n+1)=2.550545e+002;
n=274; farx(n+1)=3.479073e+000; foe(n+1)=4.298841e+001; krok(n+1)=1.023989e-005; ng(n+1)=2.556907e+002;
n=275; farx(n+1)=3.494439e+000; foe(n+1)=4.295719e+001; krok(n+1)=1.126542e-005; ng(n+1)=2.520926e+002;
n=276; farx(n+1)=3.472910e+000; foe(n+1)=4.292611e+001; krok(n+1)=1.003408e-005; ng(n+1)=2.568995e+002;
n=277; farx(n+1)=3.487891e+000; foe(n+1)=4.289530e+001; krok(n+1)=1.131276e-005; ng(n+1)=2.490742e+002;
n=278; farx(n+1)=3.466624e+000; foe(n+1)=4.286468e+001; krok(n+1)=1.009346e-005; ng(n+1)=2.550774e+002;
n=279; farx(n+1)=3.481542e+000; foe(n+1)=4.283435e+001; krok(n+1)=1.126542e-005; ng(n+1)=2.485050e+002;
n=280; farx(n+1)=3.460669e+000; foe(n+1)=4.280414e+001; krok(n+1)=1.000667e-005; ng(n+1)=2.541061e+002;
n=281; farx(n+1)=3.475194e+000; foe(n+1)=4.277420e+001; krok(n+1)=1.127096e-005; ng(n+1)=2.457415e+002;
n=282; farx(n+1)=3.454607e+000; foe(n+1)=4.274445e+001; krok(n+1)=1.009346e-005; ng(n+1)=2.518301e+002;
n=283; farx(n+1)=3.469141e+000; foe(n+1)=4.271497e+001; krok(n+1)=1.126542e-005; ng(n+1)=2.452681e+002;
n=284; farx(n+1)=3.449027e+000; foe(n+1)=4.268560e+001; krok(n+1)=9.888364e-006; ng(n+1)=2.516202e+002;
n=285; farx(n+1)=3.463081e+000; foe(n+1)=4.265641e+001; krok(n+1)=1.143043e-005; ng(n+1)=2.408484e+002;
n=286; farx(n+1)=3.443258e+000; foe(n+1)=4.262745e+001; krok(n+1)=9.888364e-006; ng(n+1)=2.501832e+002;
n=287; farx(n+1)=3.457160e+000; foe(n+1)=4.259867e+001; krok(n+1)=1.143043e-005; ng(n+1)=2.394481e+002;
n=288; farx(n+1)=3.437650e+000; foe(n+1)=4.257009e+001; krok(n+1)=9.841122e-006; ng(n+1)=2.491208e+002;
n=289; farx(n+1)=3.451379e+000; foe(n+1)=4.254169e+001; krok(n+1)=1.149974e-005; ng(n+1)=2.374454e+002;
n=290; farx(n+1)=3.432138e+000; foe(n+1)=4.251346e+001; krok(n+1)=9.772716e-006; ng(n+1)=2.485066e+002;
n=291; farx(n+1)=3.445695e+000; foe(n+1)=4.248542e+001; krok(n+1)=1.157184e-005; ng(n+1)=2.354462e+002;
n=292; farx(n+1)=3.426601e+000; foe(n+1)=4.245753e+001; krok(n+1)=9.766516e-006; ng(n+1)=2.479056e+002;
n=293; farx(n+1)=3.440021e+000; foe(n+1)=4.242991e+001; krok(n+1)=1.148266e-005; ng(n+1)=2.347435e+002;
n=294; farx(n+1)=3.421256e+000; foe(n+1)=4.240242e+001; krok(n+1)=9.766516e-006; ng(n+1)=2.461701e+002;
n=295; farx(n+1)=3.434411e+000; foe(n+1)=4.237515e+001; krok(n+1)=1.143043e-005; ng(n+1)=2.330757e+002;
n=296; farx(n+1)=3.415949e+000; foe(n+1)=4.234806e+001; krok(n+1)=9.820196e-006; ng(n+1)=2.440032e+002;
n=297; farx(n+1)=3.429000e+000; foe(n+1)=4.232117e+001; krok(n+1)=1.141354e-005; ng(n+1)=2.320740e+002;
n=298; farx(n+1)=3.410748e+000; foe(n+1)=4.229442e+001; krok(n+1)=9.809075e-006; ng(n+1)=2.430495e+002;
n=299; farx(n+1)=3.423658e+000; foe(n+1)=4.226789e+001; krok(n+1)=1.138585e-005; ng(n+1)=2.309372e+002;
n=300; farx(n+1)=3.405807e+000; foe(n+1)=4.224149e+001; krok(n+1)=9.716744e-006; ng(n+1)=2.417886e+002;

figure; semilogy(farx,'b'); hold on; semilogy(foe,'r'); xlabel('Iteracje'); ylabel('Earx, Eoe'); legend('Earx','Eoe'); title('Uczenie predyktora OE');
figure; subplot(2,1,1); semilogy(krok); xlabel('Iteracje'); ylabel('Krok');
subplot(2,1,2); semilogy(ng); xlabel('Iteracje'); ylabel('Norma gradientu');
Earx=farx(n+1)
Eoe=foe(n+1)
